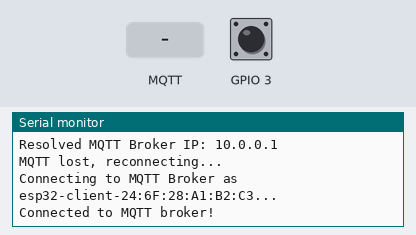
Recording of a program running on a simulated ESP32. Shown: the last lines printed to the serial monitor. The inputs (shaded band) are chosen by the test bench; at power-on: GPIO 3 HIGH. WiFi joins after 1.5 s; servers stay silent unless stated; network time is answered at once with the bench clock; no MQTT or app messages arrive unless stated; not simulated (calls return 0 or success): secrets.h; names the files do not define were given values by the test bench: mqtt_port = 1883.

Above: at 2.7 s.
2.8 s: MQTT message "1" arrives on the first subscribed topic
At 4.7 s:
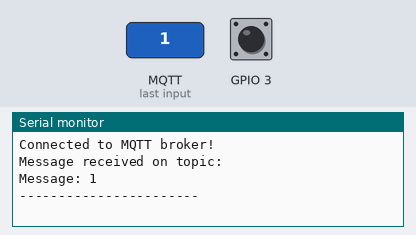
5.0 s: MQTT message "on" arrives on the first subscribed topic
At 6.2 s:
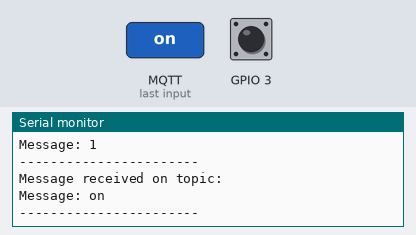
7.0 s: MQTT message "off" arrives on the first subscribed topic
At 9.0 s:
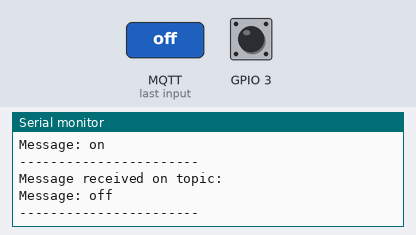

The program:

main.cpp
```cpp
#include <Arduino.h>
#include <Wire.h>
#include <WiFi.h>
#include <WiFiClientSecure.h>
#include <PubSubClient.h>
#include <SPI.h>
#include <NTPClient.h>
#include <WiFiUdp.h>

#include <secrets.h>

// NTP
const long utcOffsetInSeconds = 3600;
const char* ntpServer = "pool.ntp.org";
WiFiUDP udp;
NTPClient timeClient(udp, ntpServer, utcOffsetInSeconds);

// Wi-Fi client for MQTT connection
WiFiClientSecure espClient;
PubSubClient mqtt_client(espClient);

// Wi-Fi connection setup
void setup_wifi() {
  Serial.print("Connecting to Wi-Fi...");
  WiFi.begin(ssid, password);

  while (WiFi.status() != WL_CONNECTED) {
    delay(500);
    Serial.print(".");
  }

  Serial.println("\nConnected to Wi-Fi!");
  Serial.print("IP Address: ");
  Serial.println(WiFi.localIP());

  IPAddress ntpIP, mqttBrokerIP;
  if (WiFi.hostByName(ntpServer, ntpIP)) {
    Serial.print("Resolved NTP IP: ");
    Serial.println(ntpIP);
  } else {
    Serial.println("DNS resolution failed for NTP server");
  }

  if (WiFi.hostByName(mqtt_broker, mqttBrokerIP)) {
    Serial.print("Resolved MQTT Broker IP: ");
    Serial.println(mqttBrokerIP);
  } else {
    Serial.println("DNS resolution failed for MQTT broker");
  }
}

// MQTT setup
void connectToMQTT() {
  String client_id = "esp32-client-" + String(WiFi.macAddress());
  Serial.printf("Connecting to MQTT Broker as %s...\n", client_id.c_str());

  if (mqtt_client.connect(client_id.c_str(), mqtt_username, mqtt_password)) {
    Serial.println("Connected to MQTT broker!");
    mqtt_client.subscribe(mqtt_topic);
    mqtt_client.publish(mqtt_topic, "Connected");
  } else {
    Serial.print("Failed to connect, MQTT error code: ");
    Serial.println(mqtt_client.state());
    delay(5000);
  }
}

// MQTT message callback
void mqttCallback(char *topic, byte *payload, unsigned int length) {
  Serial.print("Message received on topic: ");
  Serial.println(topic);
  Serial.print("Message: ");
  for (unsigned int i = 0; i < length; i++) {
    Serial.print((char) payload[i]);
  }
  Serial.println("\n-----------------------");
}

// Get status based on touch
int status(int check) {
  if (touchRead(3) > 100000) {
    ///Serial.println(">>> Touched!");
    check = 1;
  } else {
    check = 0;
  }
  return check;
}

void setup() {
  Serial.begin(115200);
  setup_wifi();
  timeClient.begin();
  timeClient.update();


  espClient.setCACert(ca_cert);
  mqtt_client.setServer(mqtt_broker, mqtt_port);
  mqtt_client.setCallback(mqttCallback);
}

void loop() {
  if (WiFi.status() != WL_CONNECTED) {
    Serial.println("Wi-Fi lost, reconnecting...");
    WiFi.disconnect();
    setup_wifi();
  }

  if (!mqtt_client.connected()) {
    Serial.println("MQTT lost, reconnecting...");
    connectToMQTT();
  }

  mqtt_client.loop();

  static int send;
  int check = status(send);

  if (send != check) {
    mqtt_client.publish(mqtt_topic, String(check).c_str());
    Serial.println("Status changed");
    send = check;
  }


  delay(1000);  // Keep loop responsive
}
```

Measured:
- after the input at 2.8 s, the serial monitor: prints a new line after 0.79 s (image 1)
- after the input at 5.0 s, the serial monitor: prints a new line after 0.59 s (image 2)
- after the input at 7.0 s, the serial monitor: prints a new line after 0.59 s (image 3)
